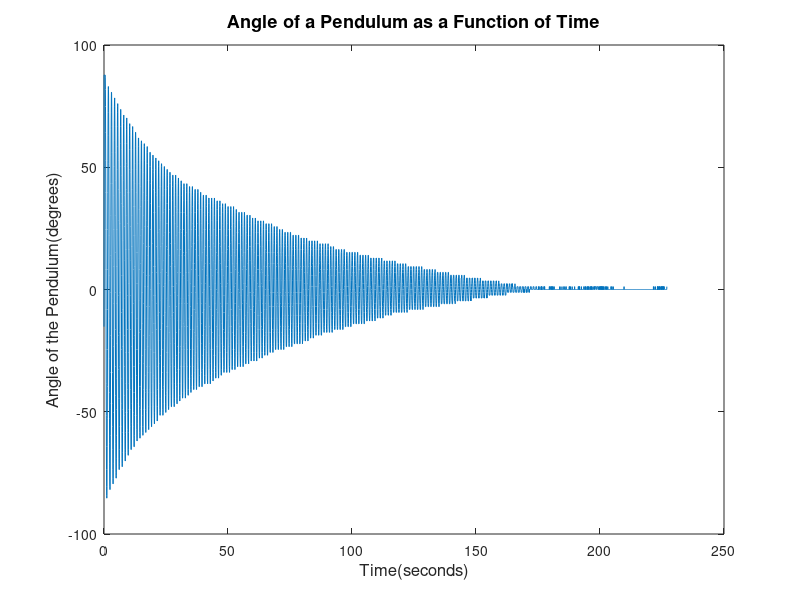

Write the MATLAB code that produced this figure.
voltage_angle = csvread('voltage.csv');
time = zeros(6053, 1)
voltage = zeros(6053, 1)
angle = zeros(6053, 1)
for i = 1:6053
  time(i) = voltage_angle(i, 1) + 150;
end
for i = 1:6053
  voltage(i) = voltage_angle(i, 2) * 1000;
end
for i = 1:6053
  angle(i) = 0.3163 * (voltage(i)-470);
end
h = plot(time, angle)
% set(h, 'DefaultAxesFontSize', 12)
title('Angle of a Pendulum as a Function of Time', 'fontsize', 13)
xlabel('Time(seconds)','fontsize',12)
ylabel('Angle of the Pendulum(degrees)','fontsize', 12)
hold off